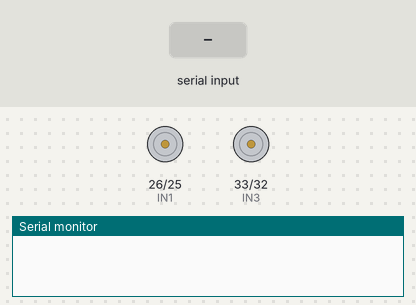
Bench run of a sketch on a simulated ESP32. Shown: motor-driver pin pairs drawn as motors (green arrow = first pin HIGH = forward, orange = second pin HIGH = backward, longer = more drive), the last lines printed to the serial monitor. Inputs (shaded band) come from the test bench. Nothing arrives over Bluetooth unless stated.

Above: at 1.2 s.
1.3 s: "F" received over the second serial link
At 2.2 s:
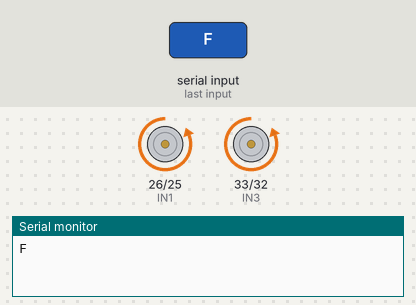
2.8 s: "B" received over the second serial link
At 3.3 s:
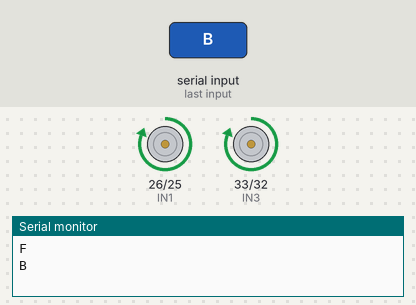
4.3 s: "L" received over the second serial link
At 5.5 s:
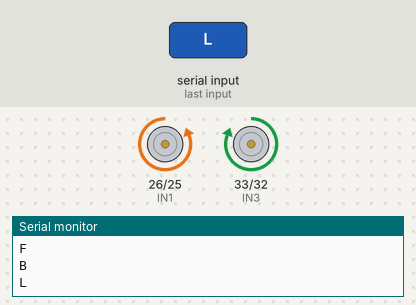
5.8 s: "R" received over the second serial link
At 6.8 s:
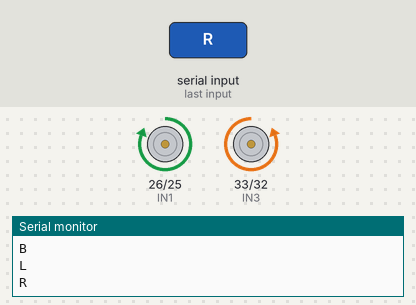
Timing chart, 0 to 8.3 s (numbered marks = the images above; inputs shaded):
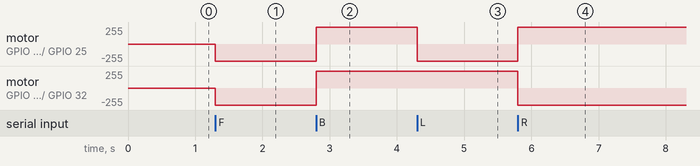

The sketch:

ESP32_RC_CAR.ino
```cpp
#include "BluetoothSerial.h"

BluetoothSerial SerialBT;

// Motor control pins (your wiring)
int IN1 = 26;
int IN2 = 25;
int IN3 = 33;
int IN4 = 32;

void setup() {
  Serial.begin(115200);
  SerialBT.begin("ESP32_RC_CAR");

  pinMode(IN1, OUTPUT);
  pinMode(IN2, OUTPUT);
  pinMode(IN3, OUTPUT);
  pinMode(IN4, OUTPUT);

  stopCar();
}

void loop() {
  if (SerialBT.available()) {
    char command = SerialBT.read();
    Serial.println(command);

    switch (command) {
      case 'F':
        forward();
        break;

      case 'B':
        backward();
        break;

      case 'L':
        left();
        break;

      case 'R':
        right();
        break;

      case 'S':
        stopCar();
        break;
    }
  }
}

// ===== Motor Functions =====

void forward() {
  digitalWrite(IN1, LOW);
  digitalWrite(IN2, HIGH);

  digitalWrite(IN3, LOW);
  digitalWrite(IN4, HIGH);
}

void backward() {
  digitalWrite(IN1, HIGH);
  digitalWrite(IN2, LOW);

  digitalWrite(IN3, HIGH);
  digitalWrite(IN4, LOW);
}

void left() {
  // Left turn: left motor backward, right motor forward
  digitalWrite(IN1, LOW);
  digitalWrite(IN2, HIGH);

  digitalWrite(IN3, HIGH);
  digitalWrite(IN4, LOW);
}

void right() {
  // Right turn: left motor forward, right motor backward
  digitalWrite(IN1, HIGH);
  digitalWrite(IN2, LOW);

  digitalWrite(IN3, LOW);
  digitalWrite(IN4, HIGH);
}

void stopCar() {
  digitalWrite(IN1, LOW);
  digitalWrite(IN2, LOW);

  digitalWrite(IN3, LOW);
  digitalWrite(IN4, LOW);
}
```

Measured:
- after the input at 1.3 s, motor on GPIO 26 (IN1) / GPIO 25 (IN2), motor on GPIO 33 (IN3) / GPIO 32 (IN4): stopped → backward 255/255 at once
- after the input at 2.8 s, motor on GPIO 26 (IN1) / GPIO 25 (IN2), motor on GPIO 33 (IN3) / GPIO 32 (IN4): backward 255/255 → forward 255/255 at once
- after the input at 4.3 s, motor on GPIO 26 (IN1) / GPIO 25 (IN2): forward 255/255 → backward 255/255 at once
- after the input at 5.8 s, motor on GPIO 26 (IN1) / GPIO 25 (IN2): backward 255/255 → forward 255/255 at once; motor on GPIO 33 (IN3) / GPIO 32 (IN4): forward 255/255 → backward 255/255 at once
